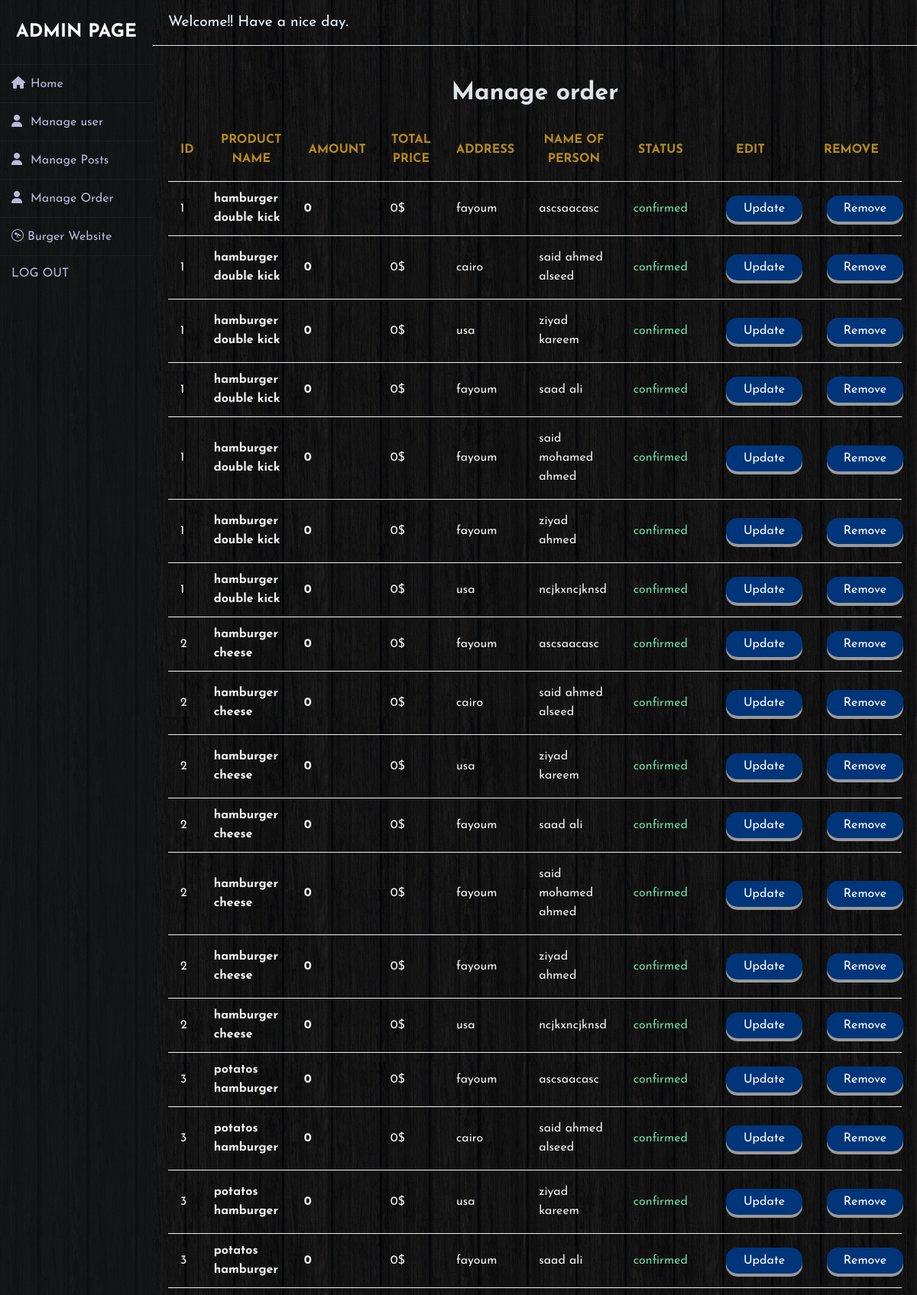
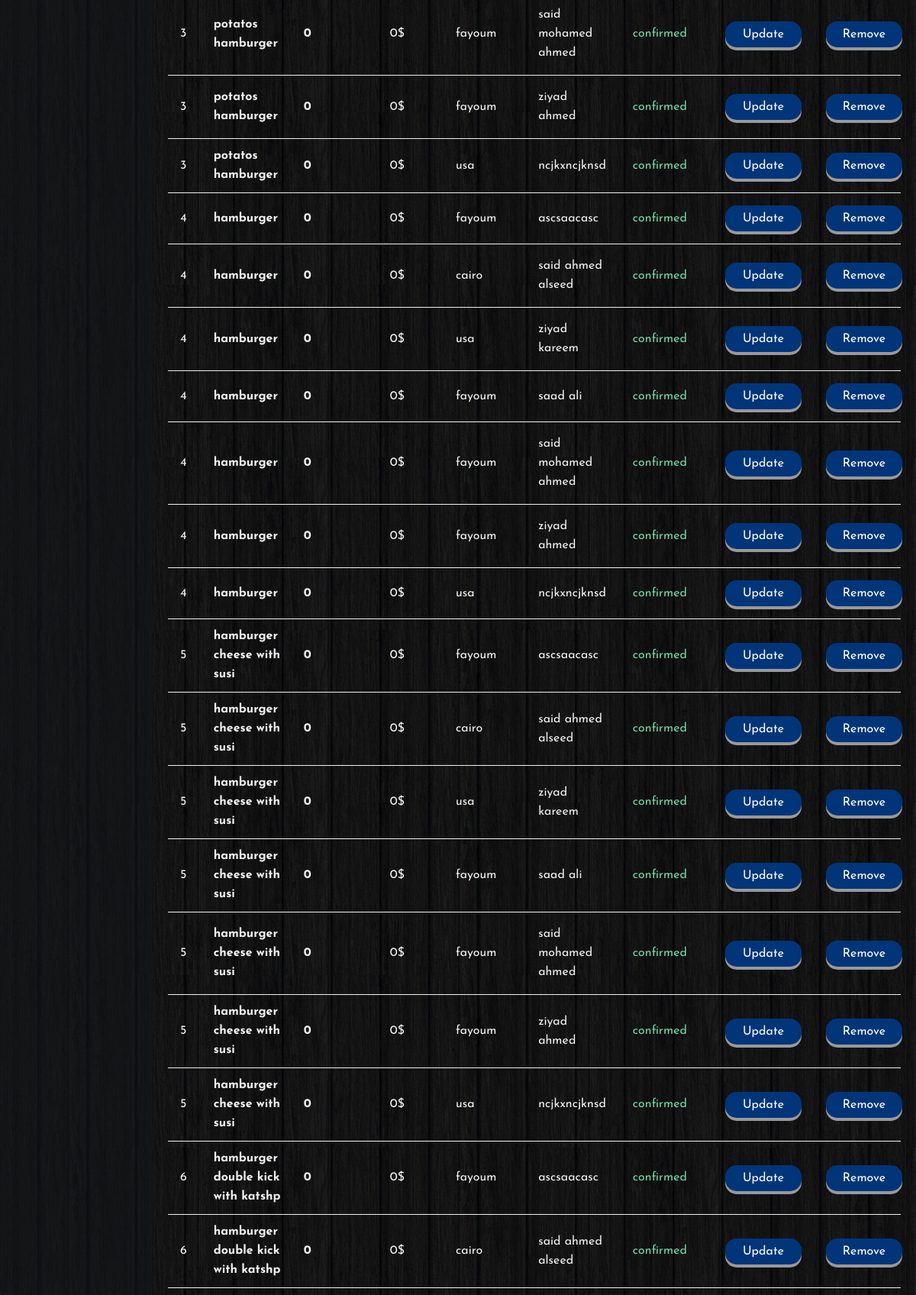
Screenshot of /manageorder (upper part) with the database file from the repository (2 pictures, top to bottom).
### tables this page shows
CREATE TABLE customers
(
      id INTEGER PRIMARY KEY ,
      firstname text,
      gender text,
      age INTEGER,
      email text ,
      address_user text ,
      password_user text
);

CREATE TABLE products
(
      id_product INTEGER PRIMARY KEY ,
      productname text,
      price FLOAT ,
      stars INTEGER ,
      quantity INTEGER ,
      image_file text
);

### project.py (the view)
@app.route("/manageorder")
def manage_order() :
    con=get_db().cursor()
    con.execute(f"select *  from products, customers ;")
    rows=con.fetchall()
    con.close()
    return render_template("manage_order.html",rows=rows)

### database.py (called while the page is built)
def get_db() :
    con=sqlite3.connect("tables.sqlite")
    con.row_factory=sqlite3.Row
    return con

### templates/manage_order.html (shortened to what this page needs)
{% extends 'Home.html' %}
{% block content %}
<div class="wrapper">
    <div class="sidebar">
        <h2>Admin Page</h2>
        <ul>
            <li><a href="{{url_for('home_page')}}" target="_blank"><i class="fas fa-home"></i>Home</a></li>
                    <li><a target="_blank" href="{{url_for('manage_user')}}"><i class="fas fa-user"></i>Manage user</a></li>
                    <li><a target="_blank" href="{{url_for('manage_post')}}"><i class="fas fa-user"></i>Manage Posts</a></li>
                    <li><a href="{{url_for('manage_order')}}"><i class="fas fa-user"></i>Manage Order</a>
                    </li>
                    <li><a target="_blank" href="/../Base.html"><i class='fa fa-wpexplorer'></i> Burger Website</a></li>
                    <li><a href="/../login/login/login.html"><iconify-icon icon="bx:log-out" width="29" height="20"></iconify-icon>
                        LOG OUT</a></li>
        </ul>
    </div>
    <div class="main_content">
        <div class="header">Welcome!! Have a nice day.</div>
        <div class="info">
            <div class="container">
                <div class="row">
                    <h1 class="he23">Manage order</h1>
                    <table class="table-latitude">
                        <thead>
                            <th>ID</th>
                            <th>Product Name</th>
                            <th>Amount</th>
                            <th>total price</th>
                            <th>address</th>
                            <th>name of person</th>
                            <th>status</th>
                            <th>Edit</th>
                            <th>remove</th>
                        </thead>
                        <tbody>
                            {% for row in rows %}
                            <tr>
                                <td>{{row.id_product}}</td>
                                <th>{{row.productname}}</th>
                                <th>0</th>
                                <td>0<span>$</span></td>
                                <td>{{row.address_user}}</td>
                                <td>{{row.firstname}}</td>
                                <td class="confirmed">confirmed</td>
                                <td><a href="{{ url_for('update_order' ,id_product=row.id_product) }}"><button
                                            class="button">Update</button></a></td>
                                <td><a href="{{ url_for('remove_order_page' ,id_product=row.id_product) }}"><button class="button-danger">Remove</button></a></td>
                            </tr>
                            {% endfor %}
                        </tbody>
                    </table>
                </div>
            </div>
        </div>
    </div>
</div>
{% endblock %}

### static/css/dashboard.css (style rules this page uses)
* { margin: 0; padding: 0; box-sizing: border-box; font-family: 'Roboto', sans-serif; }
body { position: relative; width: 100%; }
.wrapper { display: flex; position: relative; }
.wrapper .sidebar { width: 200px; height: 100%; background: #13161a8c; padding: 30px 0px; position: fixed; }
.wrapper .sidebar h2 { color: #fff; text-transform: uppercase; text-align: center; margin-bottom: 30px; }
.wrapper .sidebar ul li { padding: 15px; border-bottom: 1px solid #bdb8d7; border-bottom: 1px solid rgba(0,0,0,0.05); border-top: 1px solid rgba(255,255,255,0.05); }
.wrapper .sidebar ul li a { color: #bdb8d7; display: block; }
.wrapper .sidebar ul li a .fas { width: 25px; }
.header { height: 60px; width: 100%; display: flex; align-items: center; border-bottom: 2px solid #f1f1f1; }
table { width: 100%; text-align: left; border-collapse: collapse; }
tr { border-bottom: 1px solid #f1f1f1; }
td, th { padding-block: 10px; color:#f1f1f1; }
.confirmed { color: #70d7a5; }

### static/css/admin.css (style rules this page uses)
* { margin: 0; padding: 0; box-sizing: border-box; list-style: none; text-decoration: none; font-family: 'Josefin Sans', sans-serif; }
body { background: url(/static/upload/images/background.jpg); background-attachment: fixed; background-position: center; }
.wrapper { display: flex; position: relative; }
.wrapper .sidebar { width: 200px; height: 100%; background: #13161a8c; padding: 30px 0px; position: absolute; }
.wrapper .sidebar h2 { color: #fff; text-transform: uppercase; text-align: center; margin-bottom: 30px; }
.wrapper .sidebar ul li { padding: 15px; border-bottom: 1px solid #bdb8d7; border-bottom: 1px solid rgba(0,0,0,0.05); border-top: 1px solid rgba(255,255,255,0.05); }
.wrapper .sidebar ul li a { color: #bdb8d7; display: block; }
.wrapper .sidebar ul li a .fas { width: 25px; }
.wrapper .main_content { width: 100%; margin-left: 200px; }
.wrapper .main_content .header { padding: 20px; color: #717171; border-bottom: 1px solid #e0e4e8; text-align: center; font-size: larger; color: aliceblue; }
.wrapper .main_content .info { margin: 20px; color: #cbcbcb; line-height: 25px; font-family: Arial; }
.wrapper .main_content .info div { margin-bottom: 20px; }
.main_content .info .container .row button { padding: 9px 7px; font-size: 16px; text-align: center; cursor: pointer; outline: none; color: #fff; background-color: #00357a; border: none; border-radius: 15px; box-shadow: 0 4px #999 }
.main_content .info .container .row .he23 { width: 100%; text-align: center; margin-top: 50px; color: #e0e4e8; }
table.table-latitude { margin: 20px auto; }
table.table-latitude thead th { text-transform: uppercase; text-align: center; padding: 16px; color: #b68c1a; border-bottom: 1px solid #F1F1F1; }
table.table-latitude tbody tr { border-bottom: 1px solid #F1F1F1; color: #75787b; }
table.table-latitude tbody tr td { padding: 16px; border-bottom: 1px solid #F1F1F1; }
table.table-latitude tbody tr th { padding-left: 10px; border-bottom: 1px solid #F1F1F1; }

### static/css/manage_post.css (style rules this page uses)
* { margin: 0; padding: 0; box-sizing: border-box; list-style: none; text-decoration: none; font-family: 'Josefin Sans', sans-serif; }
body { background: url(/static/upload/images/background.jpg); background-attachment: fixed; background-position: center; }
.wrapper { display: flex; position: relative; }
.wrapper .sidebar { width: 200px; height: 100%; background: #13161a8c; padding: 30px 0px; position: fixed; }
.wrapper .sidebar h2 { color: #fff; text-align: center; margin-bottom: 30px; }
.wrapper .sidebar ul li { padding: 15px; border-bottom: 1px solid #bdb8d7; border-bottom: 1px solid rgba(0,0,0,0.05); border-top: 1px solid rgba(255,255,255,0.05); }
.wrapper .sidebar ul li a { color: #bdb8d7; display: block; text-decoration: none; }
.wrapper .sidebar ul li a .fas { width: 25px; }
.wrapper .main_content { width: 100%; margin-left: 200px; }
.wrapper .main_content .header { padding: 20px; color: #717171; border-bottom: 1px solid #e0e4e8; text-align: center; font-size: larger; color: aliceblue; }
.wrapper .main_content .info { margin: 20px; color: #cbcbcb; line-height: 25px; font-family: Arial; }
.wrapper .main_content .info div { margin-bottom: 20px; }
.container .row button { width: 100px; padding: 9px 7px; font-size: 16px; text-align: center; cursor: pointer; outline: none; color: #fff; background-color: #00357a; border: none; border-radius: 15px; box-shadow: 0 4px #999; margin-left: 18%; }

### rows the page displays
customers: id_product "1", productname "hamburger double kick", address_user "fayoum", firstname "ascsaacasc", id_product "2", productname "hamburger cheese", id_product "3", productname "potatos hamburger", id_product "4", productname "hamburger", id_product "5", productname "hamburger cheese with susi", id_product "6", productname "hamburger double kick with katshp"
customers: id_product "1", productname "hamburger double kick", address_user "cairo", firstname "said ahmed alseed", id_product "2", productname "hamburger cheese", id_product "3", productname "potatos hamburger", id_product "4", productname "hamburger", id_product "5", productname "hamburger cheese with susi", id_product "6", productname "hamburger double kick with katshp"
customers: id_product "1", productname "hamburger double kick", address_user "usa", firstname "ziyad kareem", id_product "2", productname "hamburger cheese", id_product "3", productname "potatos hamburger", id_product "4", productname "hamburger", id_product "5", productname "hamburger cheese with susi"
customers: id_product "1", productname "hamburger double kick", address_user "fayoum", firstname "saad ali", id_product "2", productname "hamburger cheese", id_product "3", productname "potatos hamburger", id_product "4", productname "hamburger", id_product "5", productname "hamburger cheese with susi"
customers: id_product "1", productname "hamburger double kick", address_user "fayoum", firstname "said mohamed ahmed", id_product "2", productname "hamburger cheese", id_product "3", productname "potatos hamburger", id_product "4", productname "hamburger", id_product "5", productname "hamburger cheese with susi"
customers: id_product "1", productname "hamburger double kick", address_user "fayoum", firstname "ziyad ahmed", id_product "2", productname "hamburger cheese", id_product "3", productname "potatos hamburger", id_product "4", productname "hamburger", id_product "5", productname "hamburger cheese with susi"
customers: id_product "1", productname "hamburger double kick", address_user "usa", firstname "ncjkxncjknsd", id_product "2", productname "hamburger cheese", id_product "3", productname "potatos hamburger", id_product "4", productname "hamburger", id_product "5", productname "hamburger cheese with susi"
